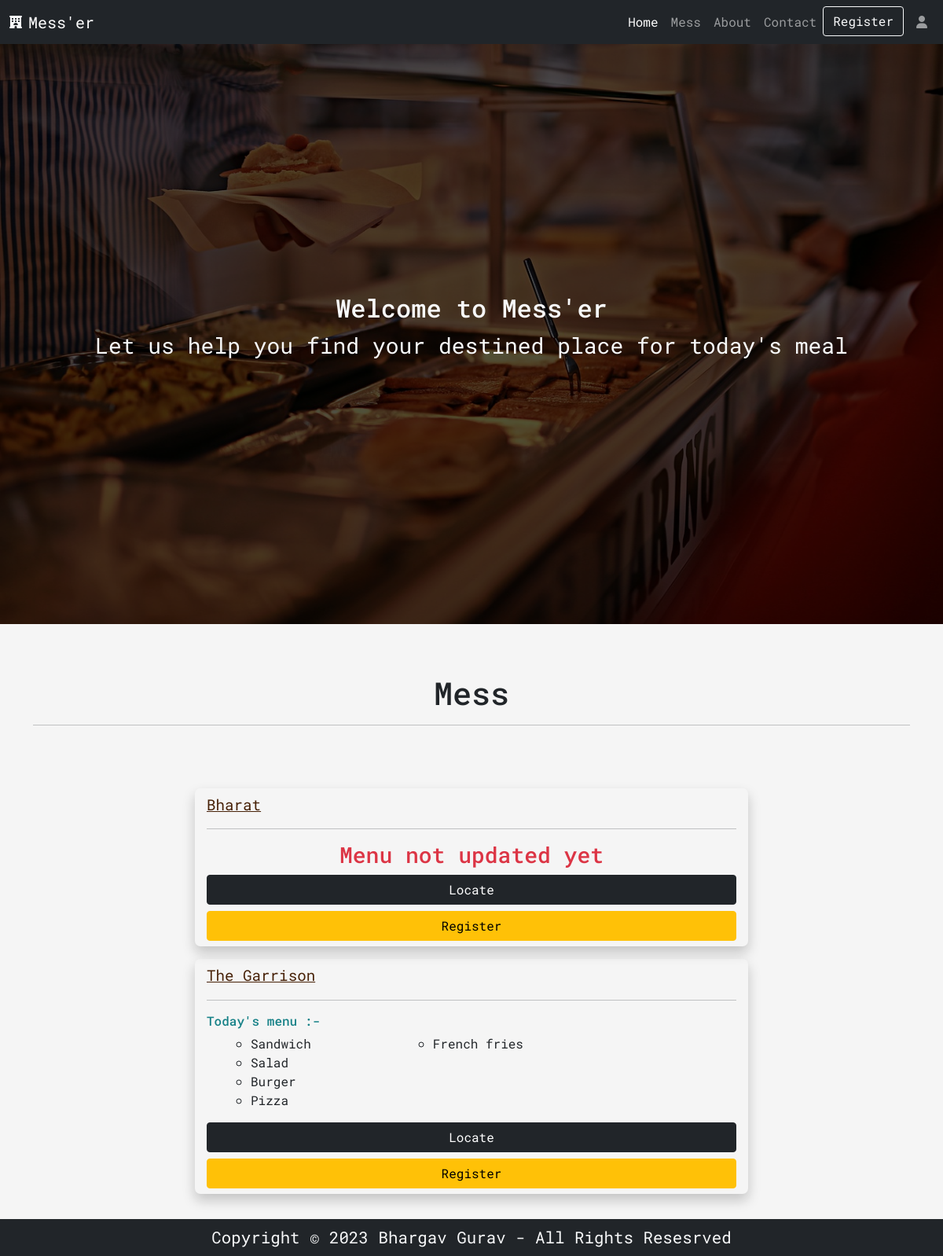
The app's page / (signed in) with its own data.
### App/models.py (models this page shows)
class MessOwner(models.Model):
    user = models.OneToOneField(User, on_delete=models.CASCADE)
    mess = models.CharField(max_length=50)
    contact = models.CharField(max_length=15)
    state = models.CharField(max_length=50)
    district = models.CharField(max_length=50)
    address = models.TextField()
    def __str__(self):
        return self.mess

class MessMenu(models.Model):
    user = models.OneToOneField(MessOwner, on_delete=models.CASCADE)
    item1 = models.CharField(max_length=50, blank=True)
    item2 = models.CharField(max_length=50, blank=True)
    item3 = models.CharField(max_length=50, blank=True)
    item4 = models.CharField(max_length=50, blank=True)
    item5 = models.CharField(max_length=50, blank=True)
    item6 = models.CharField(max_length=50, blank=True)
    item7 = models.CharField(max_length=50, blank=True)
    item8 = models.CharField(max_length=50, blank=True)
    item9 = models.CharField(max_length=50, blank=True)
    item10 = models.CharField(max_length=50, blank=True)
    def __str__(self):
        return self.user.mess

### App/views.py (the view)
# urls.py: path('', views.home, name='home'),
def home(request):
    details = [[i,j] for i,j in zip(MessOwner.objects.all(), MessMenu.objects.all())]
    context = {}
    context['owner_detail'] = details
    print(details)
    return render(request, 'home.html', context)

### App/templates/home.html (shortened to what this page needs)
{% extends 'base.html' %}
{% load static %}
{% block page-data %}
<div class="container-fluid home-container">
    <div class="row home-row">
        <div class="col-lg-12 d-flex justify-content-center align-items-center">
            <div class="message-box text-light text-center">
                <h2 data-aos="fade-up" data-aos-delay="500" data-aos-duration="1000" data-aos-ease="ease-in-sine">Welcome to Mess'er</h2>
                <p class="fs-3" data-aos="fade-up" data-aos-delay="1500" data-aos-duration="1000" data-aos-ease="ease-in-sine">Let us help you find your destined place for today's meal</p>
            </div>
        </div>
    </div>
</div>
<section id="mess" class="py-3">
    <div class="container text-center py-5 mess-heading">
        <h1 class="text-bold">Mess</h1>
        <hr>
    </div>
    <div class="container mess-container">
        <div class="row d-flex justify-content-center">
            <div class="col-lg-8 col-md-10 ">
                {% if owner_detail|length == 0 %}
                <div class="no-detail-box">
                    <h2 class="text-danger"><i class="fas fa-circle-xmark"></i><span class="ms-3"> No mess menu details available now !</span></h2>
                </div>
                {% else %}
                {% for i in owner_detail %}
                <div class="m-3 mess-box" data-aos="zoom-in" data-aos-duration="500" data-aos-delay="300">
                    <a class="text-bold" style='color: #472107; font-size: 1.2rem;' href="/requestedProfile/{{i.0.id }}">{{ i.0.mess }}</a>
                    <hr>
                    {% if i.1.item1 != "" %}
                    <h6 style='color: #168187;'>Today's menu :- </h6>
                    <ul style="list-style: circle !important; ">
                        <div class="container">
                            <div class="row d-flex justify-content-between">
                                <div class="col-lg-3">
                                    <li>{{ i.1.item1 }}</li>
                                    <li>{{ i.1.item2 }}</li>
                                    <li>{{ i.1.item3 }}</li>
                                    {% if i.1.item4 %}
                                    <li>{{ i.1.item4 }}</li>
                                    {% endif %}
                                </div>
                                <div class="col-lg-3">
                                    {% if i.1.item5 %}
                                    <li>{{ i.1.item5 }}</li>
                                    {% endif %}
                                </div>
                                <div class="col-lg-3">
                                </div>
                            </div>
                        </div>
                    </ul>
                    {% else %}
                       <h3 class="text-danger text-center m-2">Menu not updated yet</h3>
                    {% endif %}
                    <div class="d-grid gap-2">
                        <a class="btn btn-dark" href="https://maps.google.com/maps?daddr={{i.0.address}}">Locate</a>
                        <a class="btn btn-warning" data-bs-toggle="modal" data-bs-target="#CustomerRegister{{i.0.id}}">Register</a>
                    </div>
                </div>
                {% endfor %}
                {% endif %}
            </div>
        </div>
    </div>
</section>
{% endblock %}

### App/static/css/style.css (style rules this page uses)
* { padding: 0; margin: 0; box-sizing: border-box; text-decoration: none; font-family: 'Roboto Mono', monospace; }
body { background-color: whitesmoke; }
.home-container { position: relative; height: 92.2vh; width: 100%; left: 0; background-image: url('../images/img2.jpg'); background-size: 100% 100%; background-position: center; background-repeat: no-repeat; }
.home-container::before { content: ""; position: absolute; left: 0; top: 0; width: 100%; height: 100%; background: rgba(0, 0, 0, 0.683); }
.home-container .home-row { position: relative; height: 100%; }
#mess { min-height: 85.7vh; }
.mess-container { background: whitesmoke; }
.mess-box { border: 2px; padding: 7px 15px; border-radius: 7px; box-shadow: 0 8px 16px 0 rgba(15, 15, 15, 0.212); }

### records on screen
MessOwner: mess "Bharat", shows "Menu not updated yet"
MessOwner: mess "The Garrison", item1 "Sandwich", item2 "Salad", item3 "Burger", item4 "Pizza", item5 "French fries"
